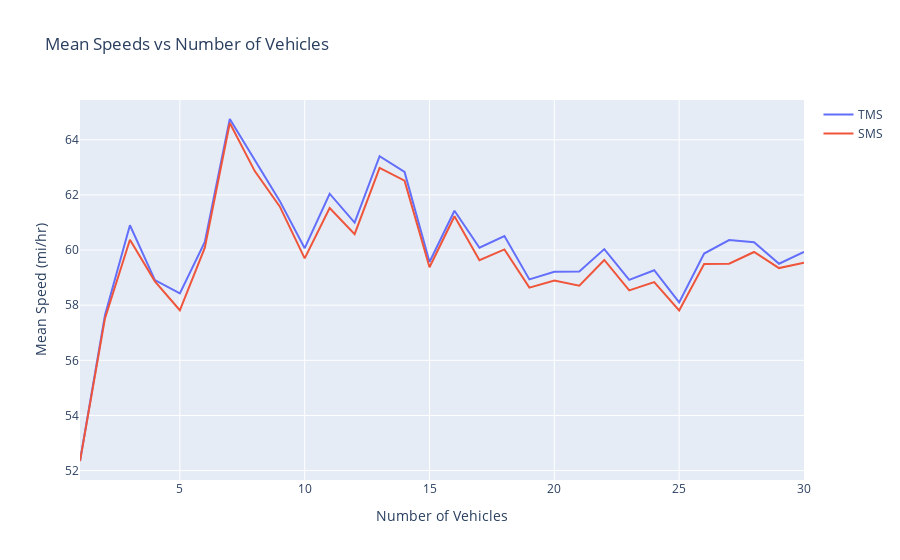

Write notebook code for a chart like this one.
### Code cell
import plotly.graph_objects as go
import plotly.io as pio

pio.renderers = 'browser'
fig = go.Figure(
    layout=go.Layout(
        title="Mean Speeds vs Number of Vehicles",
        xaxis_title="Number of Vehicles",
        yaxis_title="Mean Speed (mi/hr)",
    )
)

fig.add_trace(
    go.Scatter(
        x=mean_speeds["num_vehicles"],
        y=mean_speeds["tms"],
        name="TMS",
    )
)
fig.add_trace(
    go.Scatter(
        x=mean_speeds["num_vehicles"],
        y=mean_speeds["sms"],
        name="SMS",
    )
)

fig.show()

### Figure 1 — Plotly figure (JSON) as saved in the notebook; plotly's stock layout.template omitted (floating-point values rounded to 4 significant figures)
{"data": [{"name": "TMS", "type": "scatter", "x": [1.0, 2.0, 3.0, 4.0, 5.0, 6.0, 7.0, 8.0, 9.0, 10.0, 11.0, 12.0, 13.0, 14.0, 15.0, 16.0, 17.0, 18.0, 19.0, 20.0, 21.0, 22.0, 23.0, 24.0, 25.0, 26.0, 27.0, 28.0, 29.0, 30.0], "y": [52.35, 57.64, 60.9, 58.91, 58.43, 60.3, 64.75, 63.27, 61.78, 60.07, 62.04, 61.0, 63.41, 62.83, 59.57, 61.43, 60.08, 60.51, 58.93, 59.21, 59.22, 60.04, 58.92, 59.27, 58.1, 59.87, 60.36, 60.28, 59.5, 59.93]}, {"name": "SMS", "type": "scatter", "x": [1.0, 2.0, 3.0, 4.0, 5.0, 6.0, 7.0, 8.0, 9.0, 10.0, 11.0, 12.0, 13.0, 14.0, 15.0, 16.0, 17.0, 18.0, 19.0, 20.0, 21.0, 22.0, 23.0, 24.0, 25.0, 26.0, 27.0, 28.0, 29.0, 30.0], "y": [52.35, 57.52, 60.37, 58.87, 57.82, 60.09, 64.61, 62.86, 61.58, 59.7, 61.53, 60.58, 62.98, 62.52, 59.38, 61.23, 59.63, 60.02, 58.64, 58.9, 58.71, 59.64, 58.54, 58.84, 57.81, 59.5, 59.51, 59.93, 59.35, 59.54]}], "layout": {"title": {"text": "Mean Speeds vs Number of Vehicles"}, "xaxis": {"title": {"text": "Number of Vehicles"}}, "yaxis": {"title": {"text": "Mean Speed (mi/hr)"}}}}
